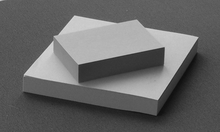
%> input picture postit2g.png, 220 x 132 px, shrunk from 640 x 383 before the run
$ octave Assign2.m   (GNU Octave 9; MATLAB toolbox functions it lacks are replaced by stand-ins)
%> lines starting %> are read from the running program, lines starting %| are printed output that depends on the picture; in (x1, y1, x2, y2) boxes, pixels count from 0 and x2, y2 are one past the last pixel; in counts of white or black regions, pixels touching at a corner belong together; the program's own positions count from 1
### robust_hough.m
function [ hs ] = robust_hough( I )
%ROBUST_HOUGH calculates the Hough transform of an edge image
%   hs = ROBUST_HOUGH (I)
%   where I contains the edge image
%   and hs is a structure that contains the hough accumulator array
%   and the peaks in the accumulator array
ephi = 5;
eoff = 6;
threshold = 20;
[rows cols] = size(I);
acols = 180+2*ephi;
arows = ceil(sqrt(rows*rows+cols*cols))+eoff;
hs.accumulator = zeros (arows, acols);
hs.u0 = cols/2;
hs.v0 = rows/2;
hs.offset = floor(arows/2);
for v=1:rows
    for u=1:cols
        if (I(v,u))
            x = u-hs.u0;
            y = v-hs.v0;
            c1 = floor(x+0.5);
            for phi=1:acols
                c2 = floor(x*cos(phi*pi/180)+y*sin(phi*pi/180)+0.5);
                hs.accumulator (c2+hs.offset, phi) = hs.accumulator (c2+hs.offset, phi)+1;
                if (abs(c2-c1)>1)
                    c12 = floor((c1+c2)/2);
                    if (c2>c1)
                        increment = 1;
                    else
                        increment = -1;
                    end
                    if (phi>1)
                        for c=c1+increment:increment:c12
                            hs.accumulator (c+hs.offset, phi-1) = hs.accumulator (c+hs.offset, phi-1)+1;
                        end
                    end
                    for c=c12+increment:increment:c2-increment
                        hs.accumulator (c+hs.offset, phi) = hs.accumulator (c+hs.offset, phi)+1;
                    end
                end
                c1 = c2;
            end
        end
    end
end
hs.accumulator_peaks = zeros (size(hs.accumulator));
hs.peaks = [];
for v=eoff+1:arows-eoff
    for u=ephi+1:acols-ephi
        w = hs.accumulator (v,u);
        if (w>=threshold)
            if (sum(sum(w<hs.accumulator(v-eoff:v+eoff,u-ephi:u+ephi)))==0)
                hs.accumulator_peaks (v,u) = w;
                hs.peaks = [ hs.peaks; v u w ];
            end
        end
    end
end
hs.peaks = sortrows (hs.peaks, -3);

end

### robust_hough_lines.m
function [ lines ] = robust_hough_lines( hs, n, E )
%ROBUST_HOUGH_LINES extracts line segments from an edge image and a hough
%accumulator array created with robust_hough
%   lines = ROBUST_HOUGH_LINES (hs, n, I)
%   where hs is the hough structure generated by robust_hough,
%   n is the number of lines that should be extracted,
%   I is the edge image,
%   and lines is a struct the contains the most dominant line segments
[rows cols] = size(E);
s = 3;
js = 3;
for k=1:n
    phi = hs.peaks (k,2)*pi/180;
    nx = cos(phi);
    ny = sin(phi);
    off = hs.peaks (k,1)-hs.offset;
    alpha = off/(nx*nx+ny*ny);
    rx = alpha*nx;
    ry = alpha*ny;
    taus = [];
    for v=1:rows
        for u=1:cols
            if (E(v,u))
                d = abs(nx*(u-hs.u0-rx)+ny*(v-hs.v0-ry));
                if (d<=s)
                    t = ny*(u-hs.u0-rx)-nx*(v-hs.v0-ry);
                    taus = [ taus t ];
                end
            end
        end
    end
    taus = sort (taus);
    taus = [ taus taus(length(taus))+2*js ];
    curjunk_i = 1;
    lines(k).point1 = [];
    lines(k).point2 = [];
    lines(k).length = [];
    for i=2:length(taus)
        if (taus(i)-taus(i-1)>js)
            curjunk_len = i-curjunk_i;
            if (curjunk_len>=20)
                lines(k).point1 = [ lines(k).point1; rx+taus(curjunk_i)*ny+hs.u0 ry-taus(curjunk_i)*nx+hs.v0 ];
                lines(k).point2 = [ lines(k).point2; rx+taus(curjunk_i+curjunk_len-1)*ny+hs.u0 ry-taus(curjunk_i+curjunk_len-1)*nx+hs.v0 ];
                lines(k).length = [ lines(k).length curjunk_len ];
            end
            curjunk_i = i;
        end
    end
end
end

### robust_hough_plot_lines.m
function [ ] = robust_hough_plot_lines( I, lines )
%ROBUST_HOUGH_PLOT_LINES plots hough lines into an image
%   ROBUST_HOUGH_PLOT_LINES (I, lines)
%   where I is the original image
%   and lines is the struct generated by robust_hough_lines that contains
%   the most dominant line segments.
colors = [ 4 0 0; 0 4 0; 0 0 4; 0 4 4; 4 0 4; 4 4 0; 0 2 2; 2 0 2; 2 2 0; 0 2 4; 4 2 0; 2 0 4; 0 4 2; 2 4 0; 4 0 2]/4;

hold off
imagesc(I);
colormap(gray(256));
hold on
for k=1:length(lines)
    [n1 n2] = size(lines(k).point1);
    for j=1:n1
        plot ([lines(k).point1(j,1) lines(k).point2(j,1)], [lines(k).point1(j,2) lines(k).point2(j,2)], '-', 'LineWidth', 4, 'Color', colors(mod(k,length(colors))+1,:));
end

end

### Assign2.m
clear all;
close all;
clc;

%% Calculate grey value gradient
im=imread('postit2g.png');
%> im is the input picture: size 132x220 uint8; min 14, max 214, mean 101.9
figure();
imshow(im,[]);
title('Original Image');

sobelfx=fspecial('sobel');
sobelfy=sobelfx';

imx=conv2(im,sobelfx);
imy=conv2(im,sobelfy);
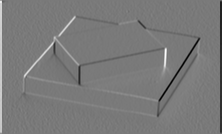
%> imy: size 134x222 double; min -512, max 558, mean 0; drawn with min black and max white

grad_length=sqrt(imx.^2+imy.^2);
grad_angle=atan2(imx,-imy)./pi./2.*256.+256;
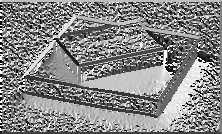
%> grad_angle: size 134x222 double; min 128.1, max 384, mean 264.5; drawn with min black and max white
figure();
imshow(grad_length,[]);
title('Gradient Length');
figure();
imshow(grad_angle,[],'Colormap',hsv);
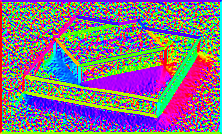
%> displayed picture: size 134x222x3, on the screen's scale of 0 to 255; mean R, G, B 131.3, 116.8, 134.2
title('Gradient Angle');

%% Generate edge image
edge_canny=edge(im,'canny',[0.11,0.15],2);
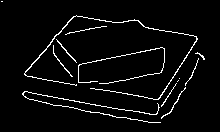
%> edge_canny: size 132x220 logical; 4.3% white in thin lines or dots, all inside (x1, y1, x2, y2) = (1, 1, 205, 123)
edge_log=edge(im,'log',0.2,3);
%> edge_log: size 132x220 logical; every value is 0

figure();
pic=[edge_canny;edge_log];
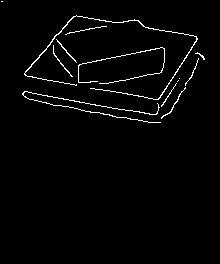
%> pic: size 264x220 logical; 2.2% white in thin lines or dots, all inside (x1, y1, x2, y2) = (1, 1, 205, 123)
imshow(pic,[]);
ylabel('with LoG-approach                    with Canny-approach');

%% Hough Transform
hs=robust_hough(edge_canny);
%> after the loop in robust_hough, `for v=1:rows`: c1 = -60; c12 = -42; c2 = -60; hs = {u0 110, v0 66, offset 131}; increment = -1; x = 51; y = 57
%> in robust_hough, `hs.accumulator_peaks = zeros (size(hs.accumulator));`: hs.accumulator_peaks: size 263x190 double; every value is 0
%> after the loop in robust_hough, `for v=eoff+1:arows-eoff`: hs.peaks = 29 rows, first 12: [72 41 70; 76 179 24; 76 181 24; 79 118 24; 88 99 69; 91 78 46; 115 94 21; 121 66 20; 124 78 79; 130 101 21; 142 119 21; 148 79 61]
%> in robust_hough, `hs.peaks = sortrows (hs.peaks, -3);`: hs.peaks = 29 rows, first 12: [156 100 110; 172 100 107; 124 78 79; 72 41 70; 180 101 70; 88 99 69; 148 79 61; 191 32 59; 191 33 59; 91 78 46; 207 29 45; 154 139 40]
%> hs = {u0 110, v0 66, offset 131}
lines=robust_hough_lines(hs,11,edge_canny);
%> the loop in robust_hough_lines, `for k=1:n` made 11 passes
%> (phi, nx, ny, off, alpha, rx, ry) on passes 1 to 11: (1.75, -0.174, 0.985, 25, 25, -4.34, 24.62), (1.75, -0.174, 0.985, 41, 41, -7.12, 40.38), (1.36, 0.208, 0.978, -7, -7, -1.46, -6.85), (0.716, 0.755, 0.656, -59, -59, -44.53, -38.71), (1.76, -0.191, 0.982, 49, 49, -9.35, 48.1), (1.73, -0.156, 0.988, -43, -43, 6.73, -42.47), (1.38, 0.191, 0.982, 17, 17, 3.24, 16.69), (0.559, 0.848, 0.53, 60, 60, 50.88, 31.8), (0.576, 0.839, 0.545, 60, 60, 50.32, 32.68), (1.36, 0.208, 0.978, -40, -40, -8.32, -39.13), (0.506, 0.875, 0.485, 76, 76, 66.47, 36.85)
%> after the loop in robust_hough_lines, `for k=1:n`: curjunk_len = 89; d = 3.76; lines = 11 items; t = -16.58
%> lines = 11 items
figure();
robust_hough_plot_lines(im,lines);
%> the loop in robust_hough_plot_lines, `for k=1:length(lines)` made 11 passes
%> n1 on passes 1 to 11: 2, 1, 1, 1, 1, 2, 1, 1, 1, 2, 1
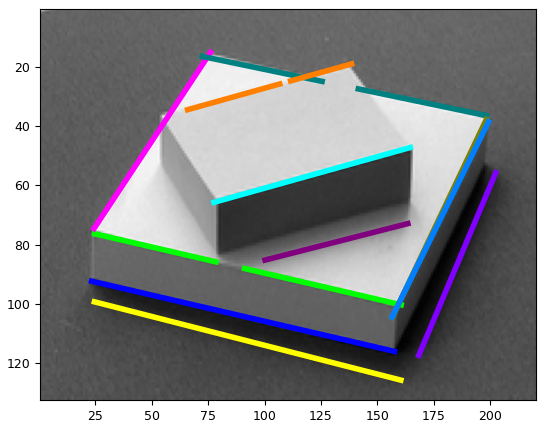
%> figure redrawn from the program's plot data
figure();
imagesc(hs.accumulator);
colormap('copper');
hold on;
plot(hs);
%> (this line was passed over: plot is not available in this run)
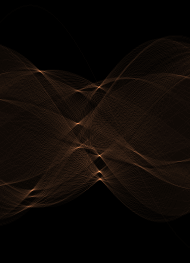
%> displayed picture: size 263x190x3, on the screen's scale of 0 to 255; mean R, G, B 13.9, 8.7, 5.4
